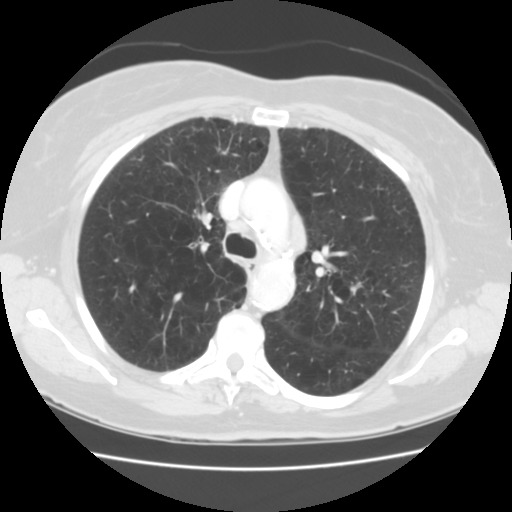
#> input picture Lung Segmentation/1-039.jpg, 512 x 512 px
$ python watershed.py   (older library calls are emulated)
#> lines starting #> are read from the running program, lines starting #| are printed output that depends on the picture; after the words box and inside, x2 and y2 are one past the last pixel; in counts of white or black regions, pixels touching at a corner belong together
import cv2
import numpy as np
from skimage.color import label2rgb
from skimage import morphology
from skimage import feature
import scipy.ndimage as ndi
from skimage import segmentation


def imcomplement(image):
  """Equivalent to matlabs imcomplement function"""

  min_type_val = np.iinfo(np.uint8).min
  max_type_val = np.iinfo(np.uint8).max
  return min_type_val + max_type_val - image

def imregionalmax(image, ksize=3):
  """Similar to matlab's imregionalmax"""
  filterkernel = np.ones((ksize, ksize)) # 8-connectivity
  reg_max_loc = feature.peak_local_max(image,
                               footprint=filterkernel, indices=False,
                               exclude_border=0)
  return reg_max_loc.astype(np.uint8)

image = cv2.imread("1-039.jpg",0)
#> image is the input picture: shape (512, 512); min 0, max 255, mean 119.2
sobelx = cv2.Sobel(image,cv2.CV_64F,1,0,ksize=3)
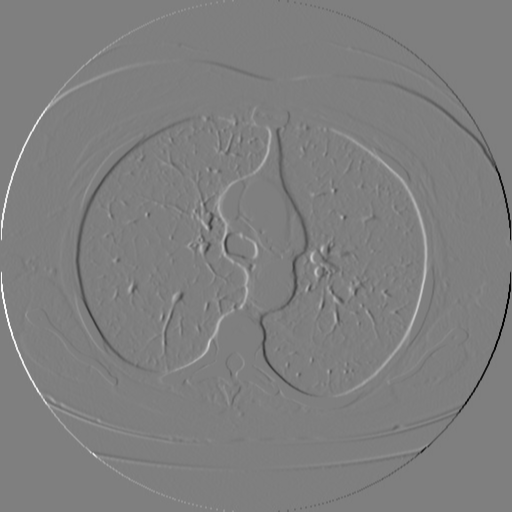
#> sobelx: shape (512, 512) float64; min -948, max 952, mean 0; drawn with min black and max white
sobely = cv2.Sobel(image,cv2.CV_64F,0,1,ksize=3)
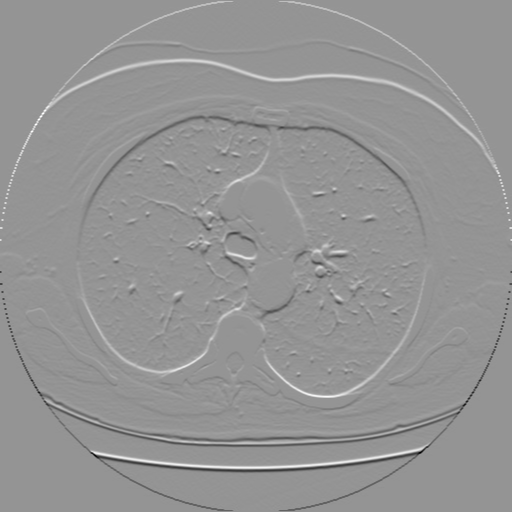
#> sobely: shape (512, 512) float64; min -913, max 656, mean 0; drawn with min black and max white

grad_magnitude = np.sqrt(sobelx**2 + sobely**2)
grad_magnitude = 255*(grad_magnitude-np.min(grad_magnitude)) / (np.max(grad_magnitude) - np.min(grad_magnitude))

kernel = np.ones((3, 3), np.uint8)

opened = cv2.dilate(image, kernel, iterations=2)
opened = cv2.erode(opened, kernel, iterations=2)

selem = morphology.disk(1)
#opened = morphology.opening(image, selem)
eroded = cv2.erode(image, kernel, iterations=2)
cv2.imshow("opened",opened)
#eroded = morphology.erosion(image, selem)
cv2.imshow("eroded",eroded)
opening_recon = morphology.reconstruction(seed=eroded, mask=image, method='dilation')
closed_opening = morphology.closing(opened, selem)
dilated_recon_dilation = morphology.dilation(opening_recon, selem)
recon_erosion_recon_dilation = morphology.reconstruction(dilated_recon_dilation,
                                                    opening_recon,
                                                    method='erosion').astype(np.uint8)

recon_dilation_recon_dilation = morphology.reconstruction(imcomplement(dilated_recon_dilation),
                                                     imcomplement(opening_recon),
                                                     method='dilation').astype(np.uint8)
#> in imcomplement, `return min_type_val + max_type_val - image`:
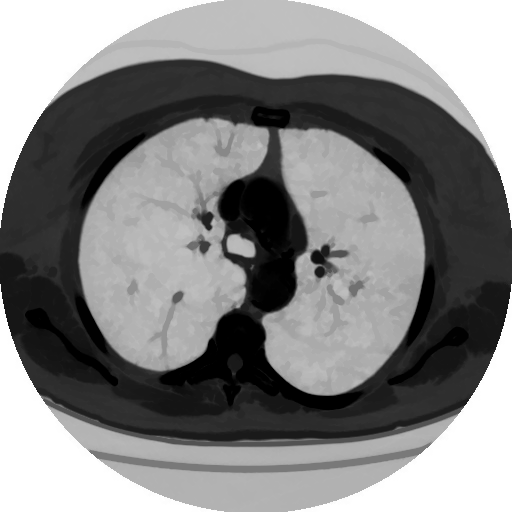
#> returned value: shape (512, 512) float64; min 0, max 255, mean 133.4
recon_dilation_recon_dilation_c = imcomplement(recon_dilation_recon_dilation)

print(np.linalg.norm(recon_erosion_recon_dilation - recon_dilation_recon_dilation_c))
#| 0.0
# Outputs 0.0
print(np.allclose(recon_erosion_recon_dilation, recon_dilation_recon_dilation_c))
#| True
# Outputs True
foreground_1 = imregionalmax(recon_erosion_recon_dilation, ksize=65)
#> in imregionalmax, `reg_max_loc = feature.peak_local_max(image, footprint=filterkernel, in..`:
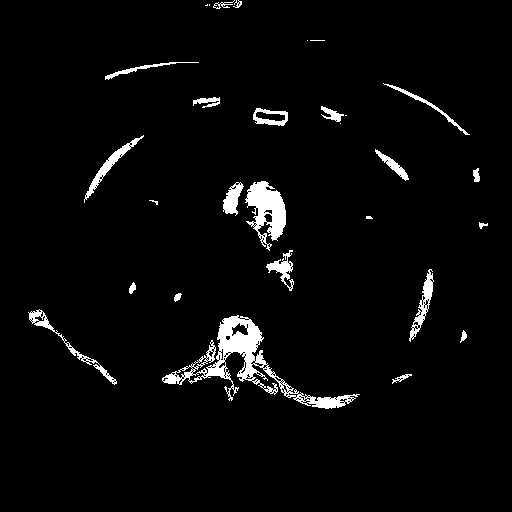
#> reg_max_loc: shape (512, 512) bool; 3.5% white; 29 white regions (8 under 20 px), largest, box (x1, y1, x2, y2) and area: (162, 315, 360, 409) 3401, (245, 181, 286, 251) 1514, (84, 135, 144, 203) 532
fg_superimposed_1 = image.copy()
fg_superimposed_1[foreground_1 == 1] = 255
#> fg_superimposed_1: shape (512, 512); 0.75% of pixels changed, all inside (x1, y1, x2, y2) = (30, 0, 488, 406)
foreground_2 = morphology.closing(foreground_1, np.ones((5, 5)))
#> foreground_2: shape (512, 512); values 0 (black) and 1 (white), 4.3% white; 23 white regions (3 under 20 px), largest, box (x1, y1, x2, y2) and area: (162, 315, 360, 409) 4641, (245, 181, 286, 251) 1729, (28, 309, 117, 385) 667
foreground_3 = morphology.erosion(foreground_2, np.ones((5, 5)))
#> foreground_3: shape (512, 512); values 0 (black) and 1 (white), 2% white; 24 white regions (11 under 20 px), largest, box (x1, y1, x2, y2) and area: (165, 318, 273, 384) 2474, (248, 183, 284, 239) 1099, (267, 379, 352, 407) 481
foreground_4 = morphology.remove_small_objects(foreground_3.astype(bool), min_size=20)

_, labeled_fg = cv2.connectedComponents(foreground_4.astype(np.uint8))
#> labeled_fg: shape (512, 512) int32; 14 distinct labels, from 0 to 13
col_labeled_fg = label2rgb(labeled_fg)
_, thresholded = cv2.threshold(recon_erosion_recon_dilation, 0, 255,
                               cv2.THRESH_BINARY+cv2.THRESH_OTSU)
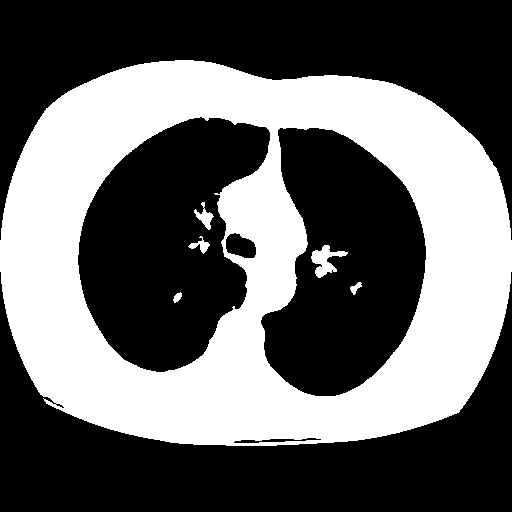
#> thresholded: shape (512, 512); 40% white; 6 white regions, box (x1, y1, x2, y2) and area: (0, 60, 512, 446) 103689, (311, 245, 348, 278) 539, (194, 202, 214, 230) 217, (188, 236, 210, 254) 148, (350, 282, 362, 295) 76, (173, 292, 182, 303) 60
labels = morphology.watershed(grad_magnitude, labeled_fg)
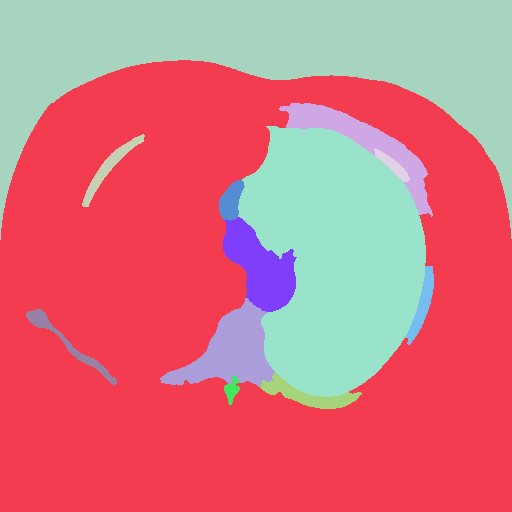
#> labels: shape (512, 512) int32; 13 distinct labels, from 1 to 13; one colour per label, 0 black
superimposed = image.copy()
watershed_boundaries = segmentation.find_boundaries(labels)
#> watershed_boundaries: shape (512, 512) bool; 2.1% white in thin lines or dots, all inside (x1, y1, x2, y2) = (0, 59, 512, 410)
superimposed[watershed_boundaries] = 255
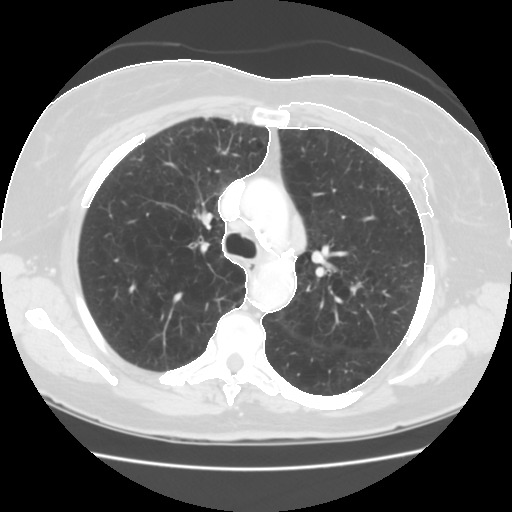
#> superimposed: shape (512, 512); 2.03% of pixels changed, all inside (x1, y1, x2, y2) = (0, 59, 512, 410)
superimposed[foreground_4] = 255
#> superimposed: shape (512, 512); 0.56% of pixels changed, all inside (x1, y1, x2, y2) = (32, 0, 431, 405)
cv2.imshow("super",superimposed)
cv2.waitKey()

$ run again, with Lung Segmentation/lung.jpg copied over Lung Segmentation/1-039.jpg
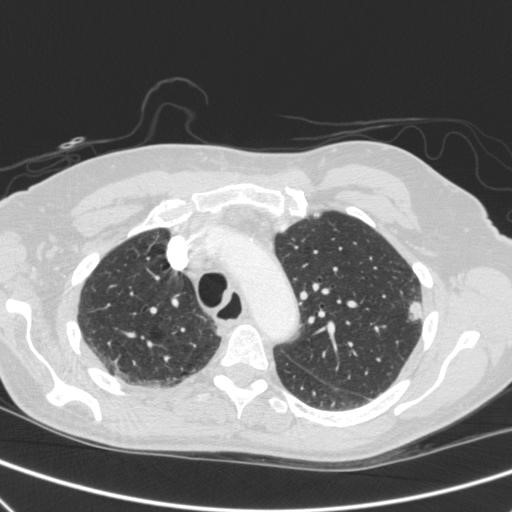
#> input picture Lung Segmentation/lung.jpg, 512 x 512 px
#> image is the input picture: shape (512, 512); min 32, max 255, mean 121.7
#| 0.0
#| True
#> in imregionalmax, `reg_max_loc = feature.peak_local_max(image, footprint=filterkernel, in..`:
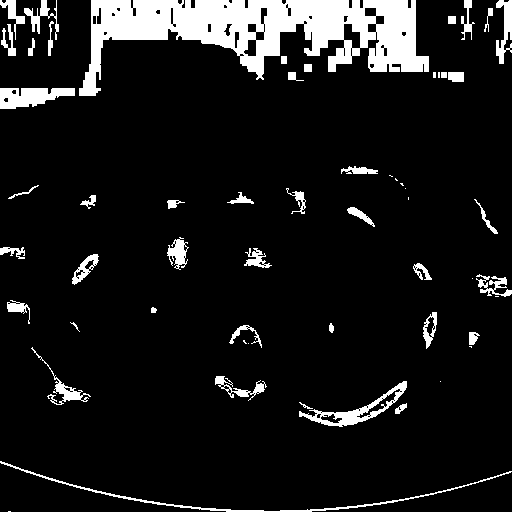
#> reg_max_loc: shape (512, 512) bool; 9.7% white; 57 white regions (14 under 20 px), largest, box (x1, y1, x2, y2) and area: (79, 0, 429, 96) 15638, (0, 88, 75, 109) 1075, (0, 461, 512, 512) 1064
#> fg_superimposed_1: shape (512, 512); 8.52% of pixels changed, all inside (x1, y1, x2, y2) = (0, 0, 512, 512)
#> foreground_2: shape (512, 512); values 0 (black) and 1 (white), 10.9% white; 44 white regions (7 under 20 px), largest, box (x1, y1, x2, y2) and area: (0, 0, 429, 109) 17681, (299, 381, 407, 427) 1445, (0, 0, 59, 56) 1360
#> foreground_3: shape (512, 512); values 0 (black) and 1 (white), 7.2% white; 48 white regions (17 under 20 px), largest, box (x1, y1, x2, y2) and area: (0, 0, 427, 107) 14552, (308, 396, 391, 424) 701, (498, 0, 512, 62) 432
#> labeled_fg: shape (512, 512) int32; 32 distinct labels, from 0 to 31
#> thresholded: shape (512, 512); 41.1% white; 12 white regions, largest, box (x1, y1, x2, y2) and area: (0, 141, 512, 463) 104581, (0, 459, 512, 512) 2366, (315, 321, 337, 352) 199
#> labels: shape (512, 512) int32; 31 distinct labels, from 1 to 31
#> watershed_boundaries: shape (512, 512) bool; 3.6% white in thin lines or dots
#> `superimposed[foreground_4] = 255`:
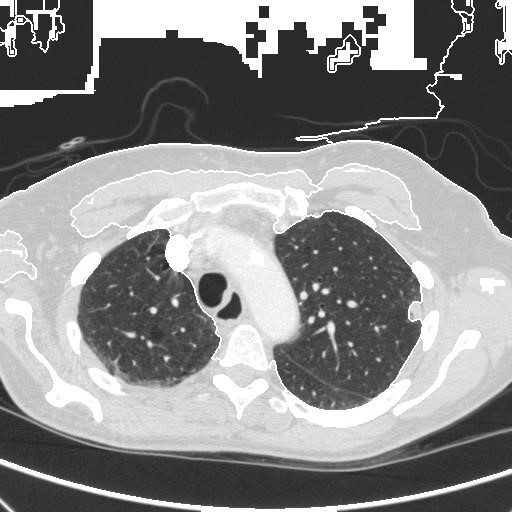
#> superimposed: shape (512, 512); min 32, max 255, mean 137.9
